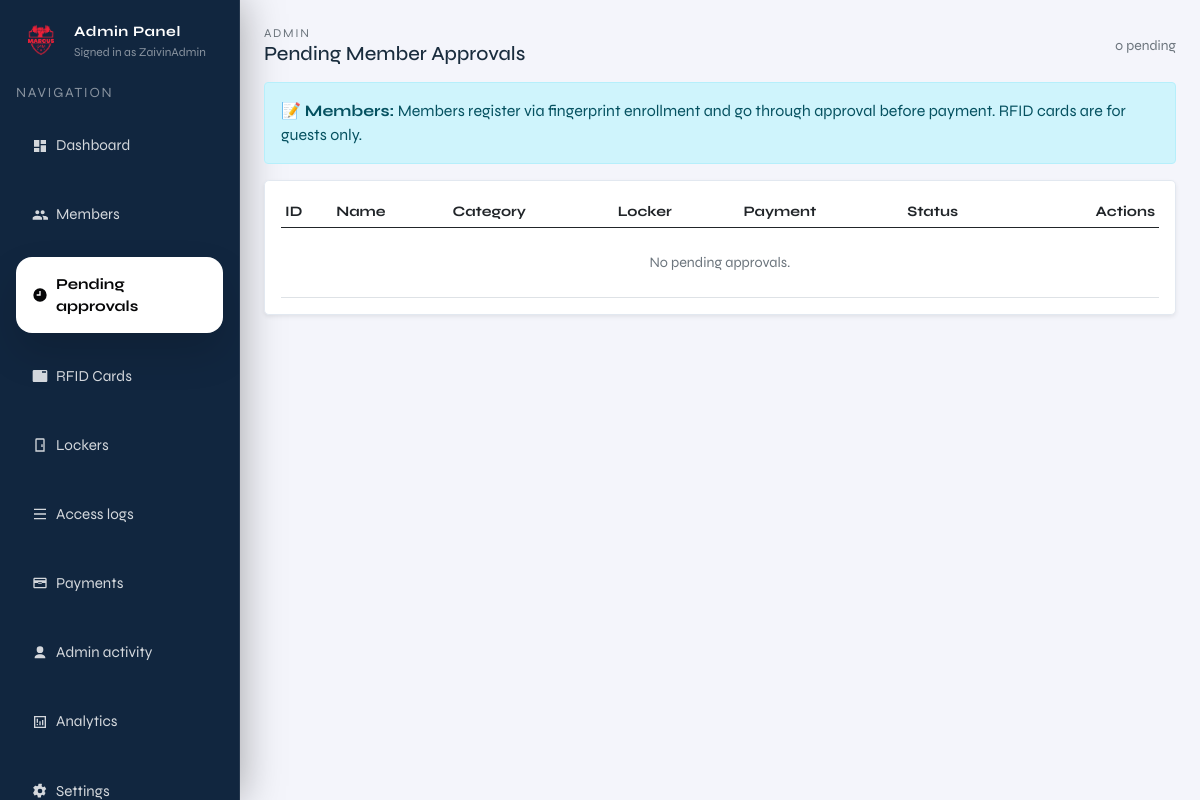
Page /admin/pending (signed in) on the earlier database version.
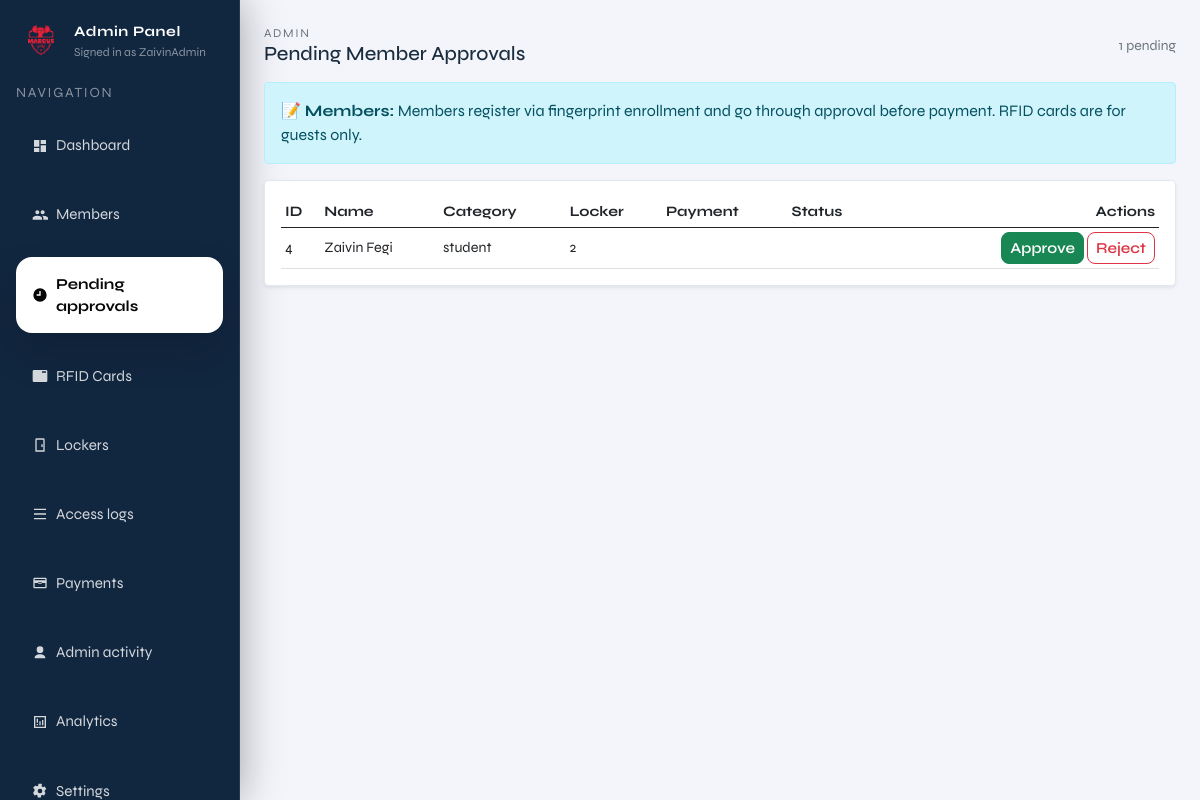
Same page on the later database version.
### tables this page shows
CREATE TABLE members (
              id INTEGER PRIMARY KEY AUTOINCREMENT,
              full_name TEXT NOT NULL,
              address TEXT,
              contact_number TEXT,
              age INTEGER,
              category TEXT,
              payment_status TEXT NOT NULL DEFAULT 'unpaid',
              paid_at TEXT,
              status TEXT NOT NULL DEFAULT 'pending',
              created_at TEXT NOT NULL DEFAULT (datetime('now'))
            , locker_id INTEGER, fingerprint_uid TEXT, rfid_uid TEXT, expiry_date TEXT, member_type TEXT DEFAULT 'regular');

### admin.py (the view)
@admin_bp.get("/pending")
def admin_pending():
    guard = _require_admin()
    if guard is not None:
        return guard
    with connect() as conn:
        pending = conn.execute(
            """
            SELECT id, full_name, category, locker_id, payment_status, status, created_at
            FROM members
            WHERE status != 'approved' OR payment_status != 'paid'
            ORDER BY id DESC
            LIMIT 200
            """
        ).fetchall()
    return render_template(
        "admin/pages/admin_pending.html",
        pending=pending,
        current_page="pending",
        admin_username=session.get("admin_username"),
    )

### admin.py (called while the page is built)
def _require_admin():
    if not session.get("admin_logged_in"):
        return redirect(url_for("admin.admin_login"))
    return None

@admin_bp.before_request
def _protect_admin_routes():
    if request.endpoint in ("admin.admin_login", "admin.admin_login_submit"):
        return None
    if not session.get("admin_logged_in"):
        return redirect(url_for("admin.admin_login"))

### db.py (called while the page is built, shortened)
def _db_path() -> Path:
    env_path = os.getenv("LOCKER_DB_PATH")
    if env_path:
        return Path(env_path)
    current_dir = Path(__file__).resolve().parent
    candidate_paths = [
        current_dir / "locker.sqlite3",
        current_dir / "locker.db",
        current_dir.parent / "locker.sqlite3",
        current_dir.parent / "locker.db",
    ]
    for path in candidate_paths:
        if path.exists():
            return path
    return current_dir.parent / "locker.sqlite3"

def _database_url() -> Optional[str]:
    return os.getenv("DATABASE_URL") or os.getenv("POSTGRES_URL")

    def _translate_sql(self, sql: str, params: Optional[Iterable[Any]] = None) -> str:
        if not self._is_postgres:
            return sql

### templates/admin/pages/admin_pending.html (shortened to what this page needs)
{% extends "admin/layout/admin.html" %}
{% block admin_content %}
  <div class="d-flex justify-content-between align-items-center mb-3">
    <div>
      <div class="text-muted" style="letter-spacing:0.14em; text-transform:uppercase; font-size:0.75rem;">Admin</div>
      <h5 class="mb-0">Pending Member Approvals</h5>
    </div>
    <span class="text-muted small">{{ pending|length }} pending</span>
  </div>
  <div class="alert alert-info mb-3">
    <strong>📝 Members:</strong> Members register via fingerprint enrollment and go through approval before payment. RFID cards are for guests only.
  </div>
  <div class="card shadow-sm rounded-3">
    <div class="card-body">
      <div class="table-responsive" style="max-height: 600px; overflow-y: auto;">
        <table class="table table-sm align-middle mb-0">
          <thead class="sticky-top">
            <tr>
              <th>ID</th>
              <th>Name</th>
              <th>Category</th>
              <th>Locker</th>
              <th>Payment</th>
              <th>Status</th>
              <th class="text-end">Actions</th>
            </tr>
          </thead>
          <tbody>
            {% for m in pending %}
              <tr>
                <td>{{ m["id"] }}</td>
                <td>{{ m["full_name"] }}</td>
                <td>{{ m["category"] or "-" }}</td>
                <td>{{ m["locker_id"] or "-" }}</td>
                <td>
                  {% if m["payment_status"] == "paid" %}
                    <span class="badge text-bg-success">paid</span>
                  {% else %}
                    <span class="badge text-bg-secondary">unpaid</span>
                  {% endif %}
                </td>
                <td>
                  {% if m["status"] == "approved" %}
                    <span class="badge text-bg-success">approved</span>
                  {% elif m["status"] == "rejected" %}
                    <span class="badge text-bg-danger">rejected</span>
                  {% else %}
                    <span class="badge text-bg-warning">pending</span>
                  {% endif %}
                </td>
                <td class="text-end">
                  <button type="button" class="btn btn-sm btn-success" onclick="showPendingModal({ id: {{ m['id'] }}, name: '{{ m['full_name'] }}', category: '{{ m['category'] or '-' }}', payment_status: '{{ m['payment_status'] }}' }, 'approve', function() { document.getElementById('approveForm{{ m['id'] }}').submit(); })">Approve</button>
                  <button type="button" class="btn btn-sm btn-outline-danger" onclick="showPendingModal({ id: {{ m['id'] }}, name: '{{ m['full_name'] }}', category: '{{ m['category'] or '-' }}', payment_status: '{{ m['payment_status'] }}' }, 'reject', function() { document.getElementById('rejectForm{{ m['id'] }}').submit(); })">Reject</button>
                </td>
              </tr>
            {% else %}
              <tr><td colspan="7" class="text-muted text-center py-4">No pending approvals.</td></tr>
            {% endfor %}
          </tbody>
        </table>
      </div>
    </div>
  </div>
{% endblock %}

Differences in the rows shown:
added members: id "4", full_name "Zaivin Fegi", category "student", locker "2"
Other differences:
{{ pending|length }}: "0" → "1"
text no longer shown: "No pending approvals."
